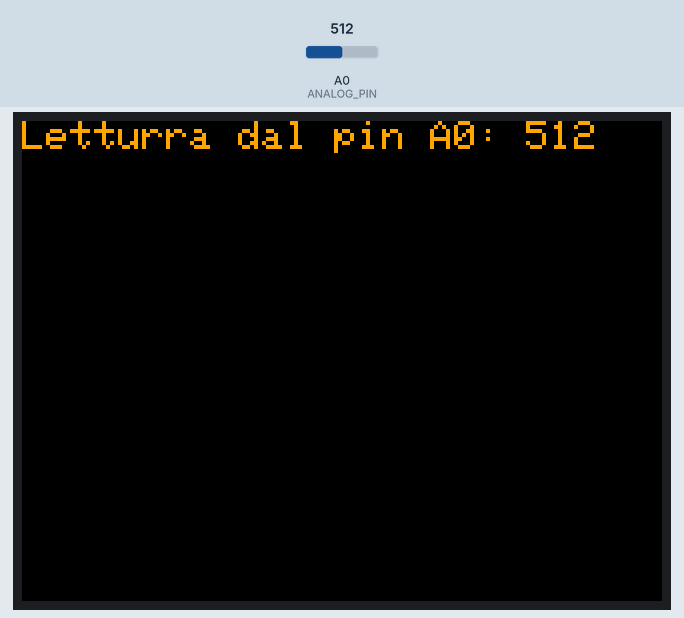
Recording of a sketch running on a simulated Arduino Uno, built with avr-gcc and run on an emulated ATmega328P. On the bench: 320×240 colour display. The test bench sets the inputs (shaded band); at power-on: A0 (ANALOG_PIN) = 512. What the sketch prints to the serial monitor is not drawn.

Above: at 1.4 s.
1.5 s: A0 (ANALOG_PIN) set to 716
3.0 s: A0 (ANALOG_PIN) set to 900
At 4.2 s:
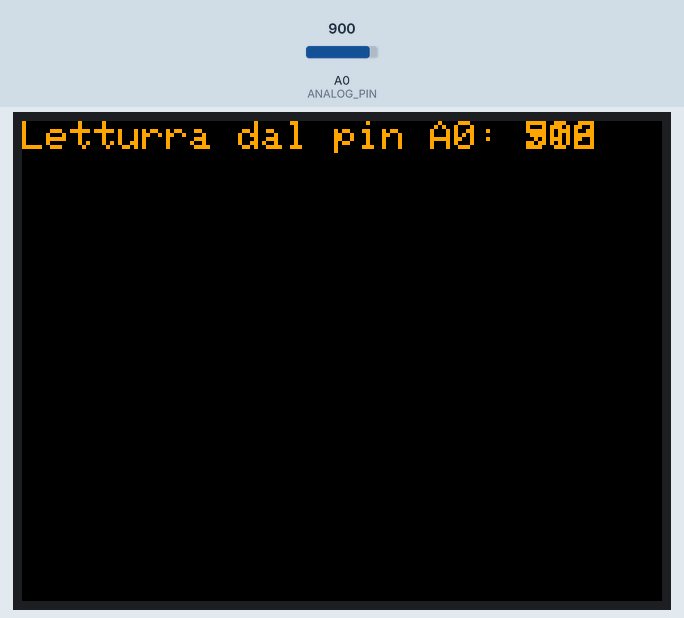
4.5 s: A0 (ANALOG_PIN) set to 1023
Timing chart, 0 to 7.5 s (numbered marks = the images above; inputs shaded):
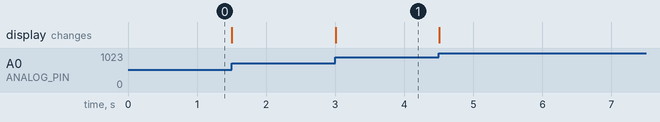

The sketch:

BasicDisplayTFT.ino
```cpp
#include <Adafruit_GFX.h>       // include Adafruit graphics library
#include <Adafruit_ILI9341.h>   // include Adafruit ILI9341 TFT library

#define TFT_CS 8
#define TFT_RST 9
#define TFT_DC 10
#define TFT_MOSI 11
#define TFT_CLK 12
#define TFT_MISO 13

int ANALOG_PIN = A0;

int pot_val = 0;
// initialize ILI9341 TFT library
Adafruit_ILI9341 tft = Adafruit_ILI9341(TFT_CS, TFT_DC, TFT_MOSI, TFT_CLK, TFT_RST, TFT_MISO);


void setup() {
  Serial.begin(9600);
  Serial.println("ILI9341 Test!");

  tft.begin();

  // read diagnostics (optional but can help debug problems)
  // uint8_t x = tft.readcommand8(ILI9341_RDMODE);
  // Serial.print("Display Power Mode: 0x"); Serial.println(x, HEX);
  // x = tft.readcommand8(ILI9341_RDMADCTL);
  // Serial.print("MADCTL Mode: 0x"); Serial.println(x, HEX);
  // x = tft.readcommand8(ILI9341_RDPIXFMT);
  // Serial.print("Pixel Format: 0x"); Serial.println(x, HEX);
  // x = tft.readcommand8(ILI9341_RDIMGFMT);
  // Serial.print("Image Format: 0x"); Serial.println(x, HEX);
  // x = tft.readcommand8(ILI9341_RDSELFDIAG);
  // Serial.print("Self Diagnostic: 0x"); Serial.println(x, HEX);

  tft.setRotation(3);
  tft.fillScreen(ILI9341_BLACK);

  Serial.print(F("Text                     "));
  Serial.println(testText());

  // sismic();
}

void loop() {
  // put your main code here, to run repeatedly:
  // testText();
  testText();

  // pot_val = analogRead(ANALOG_PIN) * (5.0 / 1023.0);
  // tft.setTextWrap(false);
  // tft.setTextColor(ILI9341_WHITE);
  // tft.setCursor(30,160);
  // tft.print(pot_val);
  // tft.print("");
}

unsigned long testText(){
  unsigned long start = micros();
  // Cursore a 0, 0
  tft.setCursor(0, 0);
  // Colore BIANCO
  tft.setTextColor(ILI9341_WHITE);  tft.setTextSize(2);

  pot_val = analogRead(ANALOG_PIN);  // read the input pin
  Serial.println(pot_val);          // debug value

  tft.setTextColor(ILI9341_ORANGE);
  tft.setTextSize(2);

  // Scriviamo la stringa Hello Wordl
  String val = String(pot_val);
  tft.println("Letturra dal pin A0: " + val);

  return micros() - start;
}

// void readAnalogVal(){
//   pot_val = analogRead(ANALOG_PIN);  // read the input pin
//   Serial.println(pot_val);          // debug value

//   tft.setTextColor(ILI9341_ORANGE);  tft.setTextSize(2);
//   tft.println(pot_val);
// }

void sismic(){
  tft.setRotation(3);     //Landscape, for portrat it is 0
  tft.fillScreen(ILI9341_BLACK);
  tft.setTextColor(ILI9341_WHITE);
  tft.setTextSize(2);
  //Escribimos el texto:
  tft.setCursor(150,10);
  tft.print("Seismic Wave Graphic");
  tft.setTextSize(2);
  tft.setTextColor(ILI9341_WHITE);
  tft.setCursor(120,300);
  tft.print("INGENIERIA GEOFISICA");
  tft.drawLine(20,60,20,260,ILI9341_WHITE);
  tft.setTextSize(2);
  tft.setTextColor(ILI9341_WHITE);
  tft.setCursor(30,50);
  tft.print("19 mm");
  tft.setTextSize(2);
  tft.setTextColor(ILI9341_WHITE);
  tft.setCursor(30,260);
  tft.print("19 mm");
}
```

Measured:
- after the input at 3.0 s, the display: changes at once (image 1)
